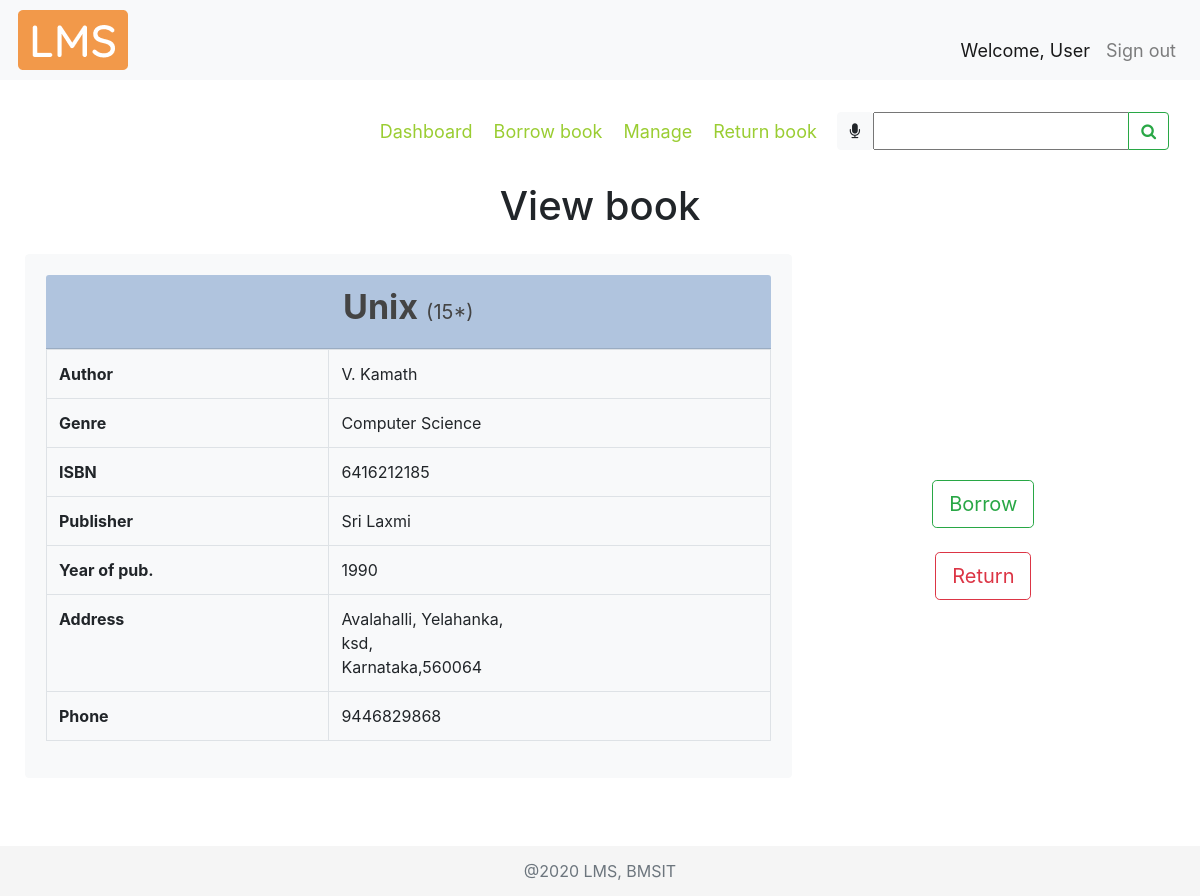
The app's page /viewbook/1/ with its own data.
### libraryApp/models.py (models this page shows, shortened)
class BOOK(models.Model):
    GENRE = (
        ("CS", "Computer Science"),
        ("MATH", "Mathematics"),
        ("ELE", "Electronics"),
        ("TC", "Telecommunication"),
        ("CHE", "Chemistry"),
        ("PHY", "Physics"),
        ("MEC", "Mechanics"),
        ("EVS", "Environmental Science"),
        ("BIO", "Bioengineering"),
        ("BUS", "Business Skills"),
    )
    bookTitle = models.CharField(max_length=50)
    genre = models.CharField(max_length=30, null=True, choices=GENRE)
    pubYear = models.CharField(max_length=4, null=True)
    isbn = models.CharField(max_length=13, null=True)
    librarianID = models.ForeignKey(
        LIBRARIAN, null=True, on_delete=models.SET_NULL)
    pubID = models.ForeignKey(PUBLISHER, null=True, on_delete=models.CASCADE)
    authorID = models.ManyToManyField(AUTHOR)

class AUTHOR(models.Model):
    authorName = models.CharField(max_length=30)
    def __str__(self):
        return self.authorName

class PUBLISHER(models.Model):
    pubName = models.CharField(max_length=30)
    streetAddr = models.CharField(max_length=50)
    district = models.CharField(max_length=20)
    state = models.CharField(max_length=20)
    pinCode = models.CharField(max_length=6)
    phoneNum = models.CharField(max_length=10)

### libraryApp/views.py (the view)
# urls.py: path('viewbook/<str:bookID>/', views.viewBook, name="viewbook"),
def viewBook(request, bookID):
    viewBook = 'libraryApp/view_book.html'
    myFilter = BookFilter(request.GET, queryset=BOOK.objects.all())
    if request.method == "POST":
        print(request.POST)
        return redirect(searchBook, book=request.POST['bookTitle'])
    book = BOOK.objects.get(id=bookID)
    pub = PUBLISHER.objects.filter(book__id=book.id).first()
    stock = STOCK.objects.filter(bookID__id=book.id).first()
    authors = AUTHOR.objects.filter(book__id=book.id)
    authorList = []
    authorIDList = []
    for a in authors.all():
        if a not in authorList:  # loic to check redundancy
            authorList.append(a)
            authorIDList.append(a.id)
    authorString = ', '.join(map(str, authorList))
    bookObject = tempBook(None, book.bookTitle, book.id, book.genre, pub.id, pub.pubName,
                          book.pubYear, authorIDList, authorString, book.isbn, stock.bookCopies)
    context = {
        "book": bookObject,
        "pub": pub,
        "myFilter": myFilter
    }
    return render(request, viewBook, context)

### libraryApp/templates/libraryApp/view_book.html (shortened to what this page needs)
{% extends 'libraryApp/main.html' %}
{% load static %}
{% block content %}
<nav class="navbar">
  <div class="navbar-nav mySubMenu ml-auto">
    <nav>
        <a href="{% url 'dashboard' %}">Dashboard</a>
        <a href="{% url 'borrowbook' %}">Borrow book</a>
        <a href="{% url 'manage' %}">Manage</a>
        <a href="{% url 'returnbook' %}">Return book</a>
    </nav>
  </div>
  <form class="form-inline" method="POST">
    <div class="input-group">
      <div id="speech" class="btn btn-light" title="Click the mic to speak">
        <i class="fa fa-microphone" aria-hidden="true"></i>
      </div>
      {{myFilter.form}}
      <div class="input-group-append">
        <button id="searchButton" class="btn btn-outline-success" type="submit">
          <i class="fa fa-search"></i>
        </button>
      </div>
    </div>
  </form>
</nav>
<br>
<div>
    <h1 class="text-center">
        View book
    </h1>
</div>
<div class="row align-items-center viewBook mt-4">
    <div class="card card-body border-light bg-light col-md-8">
        <div class="card-header text-center cardHead">
            <div class="row justify-content-center">
                <h3 class="font-weight-bold bookTitle">
                    {{book.bookTitle}} <span class="small">({{book.stock}}*)</span>
                </h3>
            </div>
        </div>
        <div>
            <table class="table table-bordered">
                <tbody>
                    <tr>
                        <th scope="row">Author</th>
                        <td>{{book.author}}</td>
                    </tr>
                    <tr>
                        <th scope="row">Genre</th>
                        <td>{{book.genre}}</td>
                    </tr>
                    <tr>
                        <th scope="row">ISBN</th>
                        <td>{{book.isbn}}</td>
                    </tr>
                    <tr>
                        <th scope="row">Publisher</th>
                        <td>{{book.pubName}}</td>
                    </tr>
                    <tr>
                        <th scope="row">Year of pub.</th>
                        <td>{{book.pubYear}}</td>
                    </tr>
                    <tr>
                        <th scope="row">Address</th>
                        <td>{{pub.streetAddr}},<br> {{pub.district}},<br> {{pub.state}},{{pub.pinCode}}</td>
                    </tr>
                    <tr>
                        <th scope="row">Phone</th>
                        <td>{{pub.phoneNum}}</td>
                    </tr>
                </tbody>
            </table>
        </div>
    </div>
    <div class="col-md-4 mt-5">
        <div class="row justify-content-center">
            <a href="{% url 'dashboard' %}"><button type="button" class="btn btn-outline-success btn-lg"
                    data-toggle="tooltip" data-placement="right"
                    title="Click here to borrow the book">Borrow</button></a>
        </div>
        <br>
        <div class="row justify-content-center">
            <a href="{% url 'dashboard' %}"><button type="button" class="btn btn-outline-danger btn-lg"
                    data-toggle="tooltip" data-placement="right"
                    title="Click here to return the book">Return</button></a>
        </div>
    </div>
</div>
<br>
{% endblock %}

### static/css/main.css (style rules this page uses)
html { position: relative; min-height: 100%; }
body { margin-bottom: 60px; background-color: #fff; }
.mySubMenu { margin-right: 10px; padding: 2px; font-size: large; }
.mySubMenu a { padding-left: 8px; padding-right: 8px; color: yellowgreen; }

### libraryApp/templates/libraryApp/view_book.html (style rules this page uses)
.viewBook { margin: 10px; }
.bookTitle { font-size: 34px; color: #444444; }
.cardHead { background-color: lightsteelblue; }
.small { font-size: 20px; }

### records on screen
BOOK: bookTitle "Unix", genre "Computer Science", isbn "6416212185", pubYear "1990"
AUTHOR: author "V. Kamath"
PUBLISHER: pubName "Sri Laxmi", streetAddr "Avalahalli, Yelahanka", district "ksd", state "Karnataka", pinCode "560064", phoneNum "9446829868"

### other values on screen
{{ book.stock }} "15"
